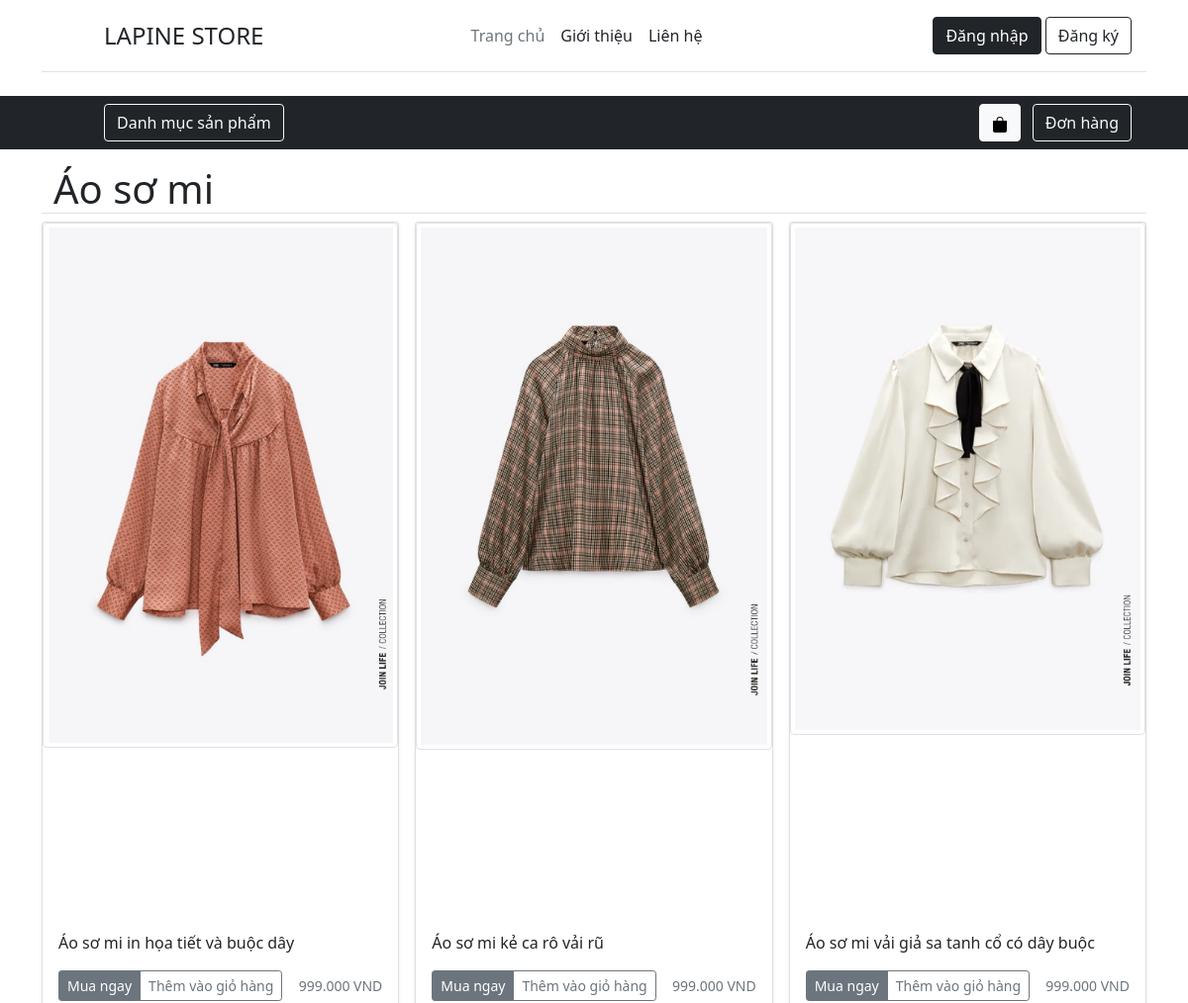
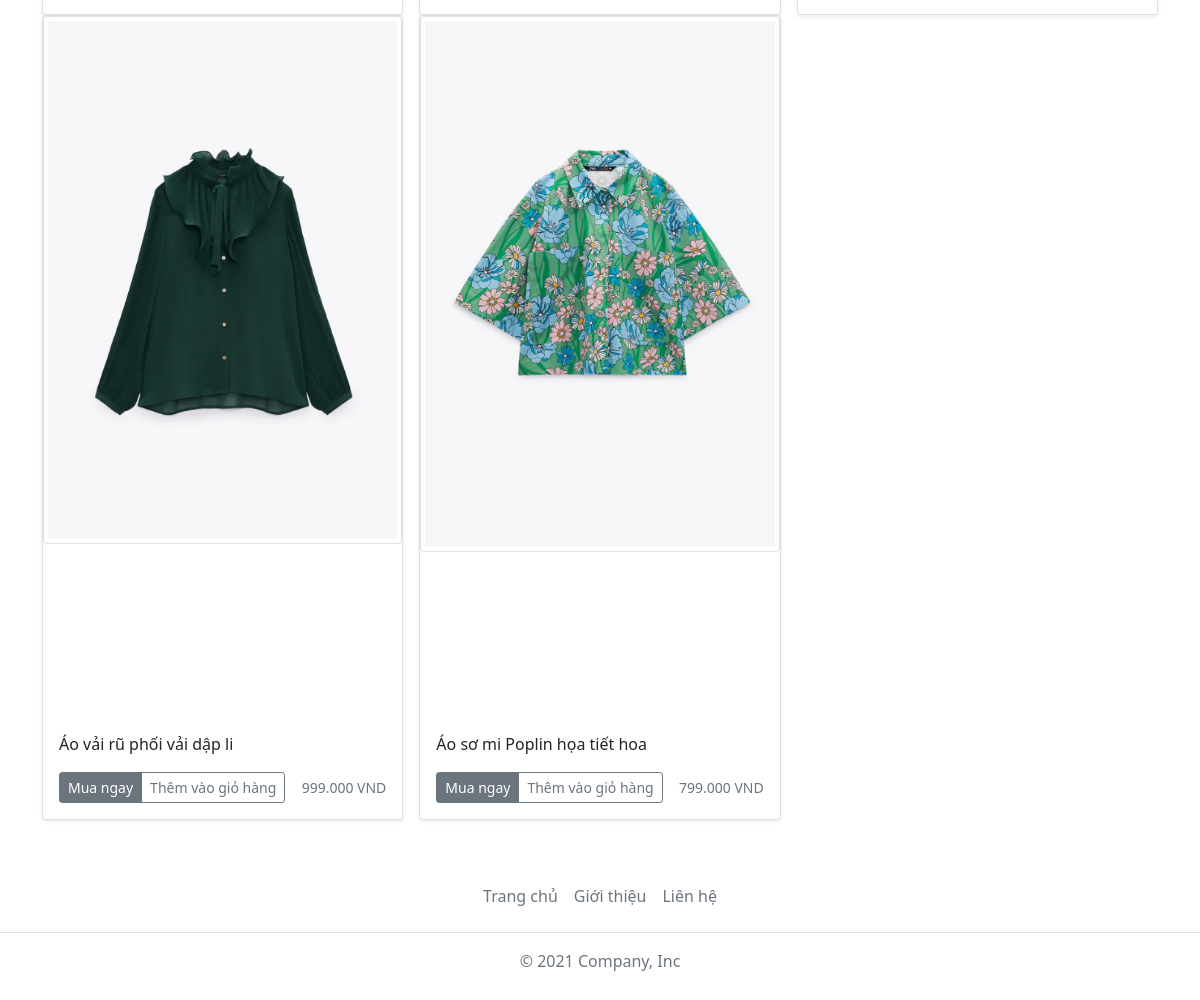
Page /product/catalog.php?cata=asm on the committed database (2 pictures, top to bottom).
### tables this page shows
CREATE TABLE `products` (
  `link` varchar(30) NOT NULL,
  `product_code` varchar(8) NOT NULL,
  `loai` varchar(20) NOT NULL,
  `tensanpham_viethoa` varchar(225) NOT NULL,
  `tensanpham_vietthuong` varchar(225) NOT NULL,
  `price` varchar(20) NOT NULL,
  `mota` varchar(1000) NOT NULL,
  `cachbaoquan` varchar(2000) NOT NULL,
  `xuatxu` varchar(225) NOT NULL,
  `img` longtext NOT NULL CHECK (json_valid(`img`)),
  `other_code` longtext NOT NULL,
  `price_numberic` int(255) NOT NULL,
  `total_rate` int(11) NOT NULL DEFAULT 0,
  `avg_rating` decimal(9,1) NOT NULL DEFAULT 0.0
);

### product/catalog.php (the view, shortened to what this page needs)
<!doctype html>
<?php
	include '../login/userdb.php';
	if (!isset($_GET['cata'])){
		header('Location: ../home.php');
	} else {
		$loai="";
		switch ($_GET['cata']){
			case "asm":
			$loai="Áo sơ mi";
			break;
		}
	}
?>
<html lang="vi">
<head>
    <link rel="stylesheet" href="/css/home.css">
    <link href="https://cdn.jsdelivr.net/npm/bootstrap@5.1.3/dist/css/bootstrap.min.css" rel="stylesheet">
    <link href="https://cdn.jsdelivr.net/npm/bootstrap@5.1.2/dist/css/bootstrap.min.css" rel="stylesheet">
    <link rel="stylesheet" href="https://maxcdn.bootstrapcdn.com/bootstrap/4.0.0/css/bootstrap.min.css">
    <link href="https://cdn.jsdelivr.net/npm/bootstrap@5.0.0/dist/css/bootstrap.min.css" rel="stylesheet" >
</head>
<body>
<div class="container">
    <header class="d-flex flex-wrap align-items-center justify-content-center justify-content-md-between py-3 mb-4 border-bottom">
        <a href="home.php" class="d-flex align-items-center col-md-4 mb-2 mb-md-0 text-dark text-decoration-none">
          <svg class="bi me-2" width="40" height="32"><use xlink:href="#bootstrap"></use></svg>
          <span class="fs-4">LAPINE STORE</span>
        </a>
        <ul class="nav col-12 col-md-4 mb-2 justify-content-center mb-md-0">
          <li><a href="/home.php" class="nav-link px-2 link-secondary">Trang chủ</a></li>
          <li><a href="/gioithieu.php" class="nav-link px-2 link-dark">Giới thiệu</a></li>
          <li><a href="/lienhe.php" class="nav-link px-2 link-dark">Liên hệ</a></li>
        </ul>
        <div class="col-md-4 text-end">
          <?php
            if(isset($_SESSION["username"])) {
          ?>
              <button type="button" class="btn btn-outline-dark" onclick="location.href='/info.php'">
                <?php
                  echo $user_info["uname"];
                  echo ": ";
                  echo "$user_info[ubalance] VNĐ";
                  ?>
              </button>
              <button type="button" class="btn btn-dark" onclick="location.href='/login/logout.php'">Đăng xuất</button>
          <?php }
            else {
          ?>
              <button type="button" class="btn btn-dark" onclick="location.href='/signin.php'">Đăng nhập</button>
              <button type="button" class="btn btn-outline-dark" onclick="location.href='/signup.php'">Đăng ký</button>
          <?php
            }
          ?>
        </div>
    </header>
</div>
<div class="bg-dark">
<div class="container">
    <header class="d-flex flex-wrap align-items-center justify-content-center justify-content-md-between py-2">
        <div class="dropdown d-flex align-items-center col-md-3 mb-2 mb-md-0 text-dark text-decoration-none">
            <svg class="bi me-2" width="40" height="32"><use xlink:href="#bootstrap"></use></svg>
            <button class="btn btn-outline-light" type="button" data-bs-toggle="offcanvas" data-bs-target="#offcanvasTop" aria-controls="offcanvasTop">
              Danh mục sản phẩm
            </button>
        </div>
        <div class="nav col-12 col-md-auto mb-2 justify-content-center mb-md-0">
        </div>
        <div class="col-md-3 text-end">
          <button type="button" class="btn btn-light me-2"  onclick="location.href='/giohang.php'">
            <svg xmlns="http://www.w3.org/2000/svg" width="16" height="16" fill="currentColor" class="bi bi-bag-fill" viewBox="0 0 16 16">
                <path d="M8 1a2.5 2.5 0 0 1 2.5 2.5V4h-5v-.5A2.5 2.5 0 0 1 8 1zm3.5 3v-.5a3.5 3.5 0 1 0-7 0V4H1v10a2 2 0 0 0 2 2h10a2 2 0 0 0 2-2V4h-3.5z"/>
            </svg>
        </button>
        <button type="button" class="btn btn-outline-light"  onclick="location.href='/donhang.php'">Đơn hàng</button>
        </div>
    </header>
</div>
</div>
<main>
  <div class="container py-3 mb-4">
    <h1 class="container border-bottom">
      <?php echo"$loai"; ?>
    </h1>
	<?php
		$get_product=mysqli_query($conn,"SELECT * FROM products WHERE `loai`='$loai'");
		$max_per_row=3;
		$counter=0;
		$addDiv=true;
	?>
  <?php
	while ($row=mysqli_fetch_assoc($get_product)) {
	  $addDiv=true;
	  $counter++;
      $img = json_decode($row['img'], true);
      $other_link = "$row[link]";
	  if ($counter==1) {
	  echo "<div class=\"row row-cols-1 row-cols-sm-2 row-cols-md-3 g-3\">";
	  }
	  echo <<<DOC
    <div class="col">
      <div class="card shadow-sm">
        <div class="container_image" style="height: 700px;">
          <a href="$other_link">
            <img src="$img[0]" class="img-thumbnail image" alt="product">
          </a>
          <div class="middle">
              <button type="button" class="btn btn-outline-dark" onclick="location.href='$other_link'">Xem chi tiết</button>
          </div>
        </div>
        <div class="card-body">
          <p class="card-text">
            $row[tensanpham_vietthuong]
          </p>
          <div class="d-flex justify-content-between align-items-center">
            <div class="btn-group">
              <button type="button" class="btn btn-sm btn-secondary" onclick="buynow(this)" id="$row[product_code]_now">Mua ngay</button>
              <button type="button" class="btn btn-sm btn-outline-secondary cart_add" id="$row[product_code]">Thêm vào giỏ hàng</button>
            </div>
            <small class="text-muted">$row[price]</small>
          </div>
        </div>
      </div>
    </div>
DOC;
	   if ($counter>=$max_per_row ) { $addDiv=false;$counter=0; echo "</div>";}
  }
	if ($addDiv== true) echo "</div>";
  ?>
  </div>
</main>
<footer class="py-3 my-4">
    <ul class="nav justify-content-center border-bottom pb-3 mb-3">
      <li class="nav-item"><a href="/home.php" class="nav-link px-2 text-muted">Trang chủ</a></li>
      <li class="nav-item"><a href="/gioithieu.php" class="nav-link px-2 text-muted">Giới thiệu</a></li>
      <li class="nav-item"><a href="/lienhe.php" class="nav-link px-2 text-muted">Liên hệ</a></li>
    </ul>
    <p class="text-center text-muted">© 2021 Company, Inc</p>
</footer>
</body>
</html>

### css/home.css (style rules this page uses)
a:link { text-decoration: none; }
.container_image { position: relative; }
.image { opacity: 1; display: block; transition: .5s ease; backface-visibility: hidden; }

### rows in the picture
products: shows a picture, tensanpham_vietthuong "Áo sơ mi in họa tiết và buộc dây", price "999.000 VND"
products: shows a picture, tensanpham_vietthuong "Áo sơ mi kẻ ca rô vải rũ", price "999.000 VND"
products: shows a picture, tensanpham_vietthuong "Áo sơ mi vải giả sa tanh cổ có dây buộc", price "999.000 VND"
products: shows a picture, tensanpham_vietthuong "Áo vải rũ phối vải dập li", price "999.000 VND"
products: shows a picture, tensanpham_vietthuong "Áo sơ mi Poplin họa tiết hoa", price "799.000 VND"

### other values in the picture
$loai "Áo sơ mi"
